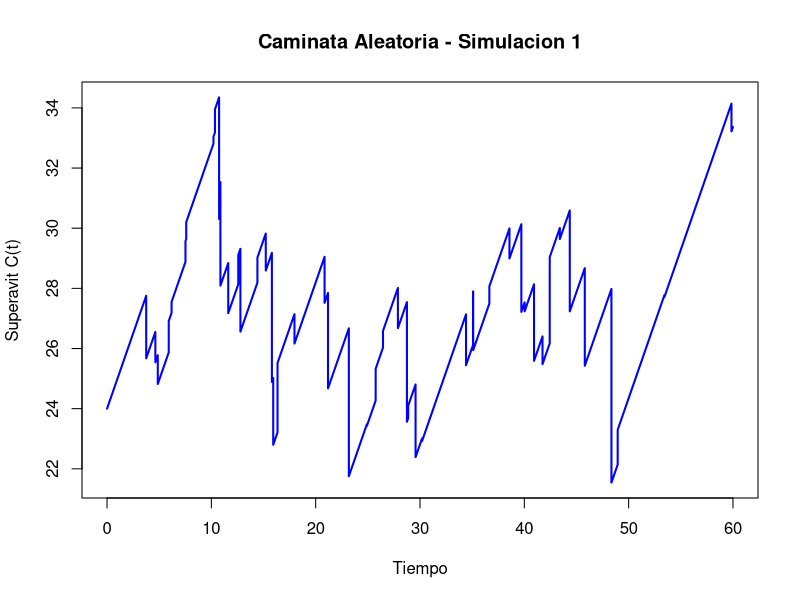
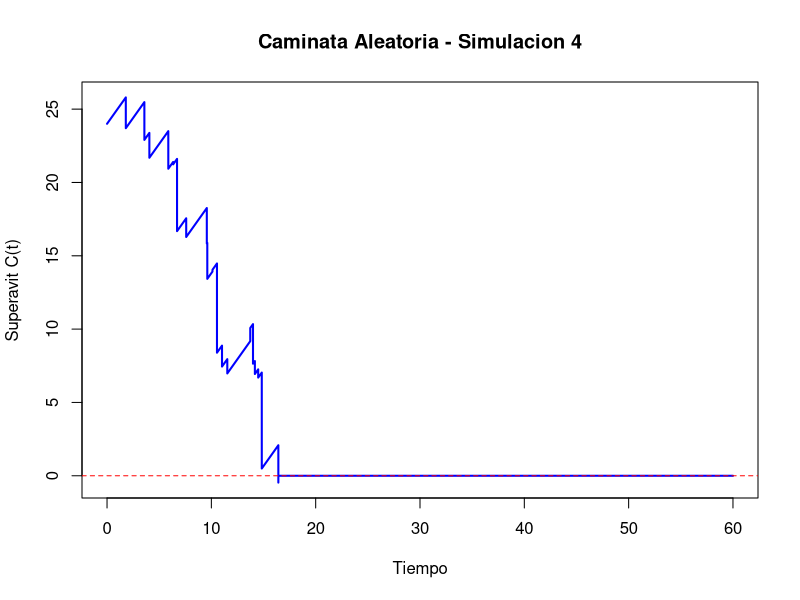

Generate these figures, in order, with R: (Note: a time limit stopped this script after it produced the figures.)
set.seed(89)  # para reproducibilidad

### MODELO ###

# PARTE IV: Sensibilidad al horizonte temporal
# 5 anios

## Parametros generales del modelo
u <- 24 # capital inicial
c <- 1 # tasa de ingreso de primas por unidad de tiempo
Tmax <- 60 # tiempo total a simular
nsim <- 10000 # Numero de simulaciones para Monte Carlo

## Parametros de frecuencia
# Parametros de la distribucion de arribos de siniestros (Exponencial)
lambda <- 0.6
# Parametros de la distribucion de arribos de inyecciones (Exponencial)
lambda_2 <- 0.3

## Parametros de tamano
# Parametros de la distribucion de tamanos de siniestros (Exponencial)
lambda_3 <- 0.5
# Parametros de la distribucion de tamanos de inyecciones (Gamma)
alpha <- 2
sigma <- 0.6

### Monte Carlo ###

## Condiciones iniciales
contador_ruinas <- 0 # Contador de ruinas
contador_no_ruinas <- 0 # Contador de no-ruinas
tiempos_ruina <- numeric() # Tiempos de ruinas
utilidades <- numeric(nsim) # Utilidades
graficado_ruina <- FALSE
graficado_no_ruina <- FALSE

## Simulaciones
for (i in 1:nsim) {
  
  ## Tiempos de arribo de los siniestros
  arribos_brutos_sin <- cumsum(rexp(n = Tmax * lambda * 2, rate = lambda))
  if (tail(arribos_brutos_sin, 1) < Tmax) {
    warning("No se generaron suficientes eventos para cubrir hasta Tmax. Aumentar n.")
  }
  arribos_sin <- arribos_brutos_sin[arribos_brutos_sin <= Tmax]
  n_sin <- length(arribos_sin)
  
  ## Tiempos de arribo de las inyecciones
  arribos_brutos_iny <- cumsum(rexp(n = Tmax * lambda_2 * 2, rate = lambda_2))
  if (tail(arribos_brutos_iny, 1) < Tmax) {
    warning("No se generaron suficientes eventos para cubrir hasta Tmax. Aumentar n.")
  }
  arribos_iny <- arribos_brutos_iny[arribos_brutos_iny <= Tmax]
  n_iny <- length(arribos_iny)
  
  ## Tamanos de los siniestros
  siniestros <- rexp(n_sin, rate = lambda_3)
  
  ## Tamanos de las inyecciones
  inyecciones <- rgamma(n_iny, shape = alpha, scale = sigma)
  
  ### PROCESO DE SUPERAVIT ###
  
  ## Malla temporal
  malla_temp <- seq(0, Tmax, by = 0.001)
  Ct <- numeric(length(malla_temp))
  sin_index <- 1
  acumulados_sin <- 0
  iny_index <- 1
  acumulados_iny <- 0
  ruina_ocurrida <- FALSE
  tiempo_ruina <- NA
  
  for (j in seq_along(malla_temp)) {
    t <- malla_temp[j]
    
    ## Suma siniestros que ya ocurrieron hasta t
    while (sin_index <= n_sin && arribos_sin[sin_index] <= t) {
      acumulados_sin <- acumulados_sin + siniestros[sin_index]
      sin_index <- sin_index + 1
    }
    
    ## Suma inyecciones que ya ocurrieron hasta t
    while (iny_index <= n_iny && arribos_iny[iny_index] <= t) {
      acumulados_iny <- acumulados_iny + inyecciones[iny_index]
      iny_index <- iny_index + 1
    }
    
    ## Calculamos el superavit
    Ct[j] <- u + c * t - acumulados_sin + acumulados_iny
    
    ## Verificamos si hubo ruina
    if (!ruina_ocurrida && Ct[j] < 0) {
      ruina_ocurrida <- TRUE
      tiempo_ruina <- t
      break  # podemos salir del bucle si ya hay ruina
    }
  }
  
  ## Calculamos las utilidades (si hubo)
  t_final <- if (ruina_ocurrida) tiempo_ruina else Tmax # Tiempo final efectivo
  prima_total <- c * t_final # Prima acumulada hasta ese momento
  utilidades[i] <- prima_total - acumulados_sin # Utilidad (no incluye inyecciones, solo primas - siniestros)
  
  ## Almacenamos los datos de ruina (si hubo) o no-ruina
  if (ruina_ocurrida) {
    contador_ruinas <- contador_ruinas + 1
    tiempos_ruina <- c(tiempos_ruina, tiempo_ruina)
  }
  if (!ruina_ocurrida) {
    contador_no_ruinas <- contador_no_ruinas + 1
  }
  
  ## Graficamos la primera no-ruina
  if (!ruina_ocurrida && !graficado_no_ruina) {
    plot(malla_temp, Ct, type = "l", lwd = 2, col = "blue",
         xlab = "Tiempo", ylab = "Superavit C(t)",
         main = paste0("Caminata Aleatoria - Simulacion ", i))
    abline(h = 0, col = "red", lty = 2)
    graficado_no_ruina <- TRUE
  }
  
  ## Graficamos la primera ruina
  if (ruina_ocurrida && !graficado_ruina) {
    plot(malla_temp, Ct, type = "l", lwd = 2, col = "blue",
         xlab = "Tiempo", ylab = "Superavit C(t)",
         main = paste0("Caminata Aleatoria - Simulacion ", i))
    abline(h = 0, col = "red", lty = 2)
    graficado_ruina <- TRUE
  }
}

### Resultados ###

## Calculamos los resultados de las simulaciones Monte Carlo
prob_ruina <- contador_ruinas / nsim
tiempo_prom_ruina <- ifelse(length(tiempos_ruina) > 0, mean(tiempos_ruina), NA)

## Calculamos el Intervalo de confianza
z <- 1.96  # valor z para 95%
se <- sqrt(prob_ruina * (1 - prob_ruina) / nsim)  # error estandar
ic_inf <- prob_ruina - z * se
ic_sup <- prob_ruina + z * se
# Nota: 90% z = 1.645, 95% z = 1.96, 99% z = 2.576

### Resumen ###

## Cuadro Resumen
cat("Probabilidad estimada de ruina:", round(prob_ruina, 4), "\n")
cat("Intervalo de confianza al 95%: [", round(ic_inf, 4), ",", round(ic_sup, 4), "]\n")
cat("Tiempo promedio hasta la ruina (condicionado):", round(tiempo_prom_ruina, 4), "\n")
cat("Utilidad promedio:", round(mean(utilidades), 4), "\n")

## Graficas Resumen
if (length(tiempos_ruina) > 0) {
  hist(tiempos_ruina, breaks = 50, col = "lightblue",
       main = "Distribucion de los tiempos de ruina",
       xlab = "Tiempo de ruina", ylab = "Frecuencia")
}

hist(utilidades, breaks = 50, col = "lightgreen",
     main = "Distribucion de la utilidad (prima - siniestros)",
     xlab = "Utilidad", ylab = "Frecuencia")
